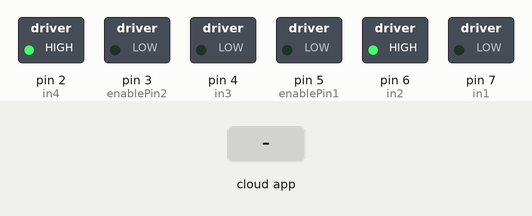
The sketch below on a simulated Arduino Uno, built with avr-gcc and run on an emulated ATmega328P. Shown: switched loads named in the sketch (green lamp = pin HIGH). The inputs (shaded band) are chosen by the test bench. The RemoteXY app is connected.

Above: at 1.2 s.
1.3 s: the phone or cloud app sets rightButton to 1
At 2.2 s:
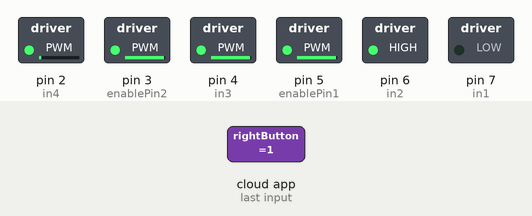
2.8 s: the phone or cloud app sets moveStick_y to -100
At 4.3 s:
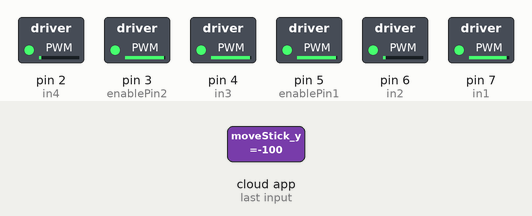
Timing chart, 0 to 4.4 s (numbered marks = the images above; inputs shaded):
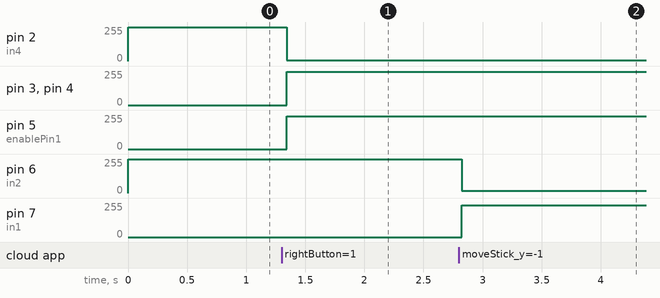

The sketch:

bluetooth.ino
```cpp
/*[bluetootht.ino]
 * This program uses RemoteXY to drive a car using bluetooth
 * @author Adrian and Derek
 * @version 1.0
 * Date: December 3rd, 2021
 */

//////////////////////////////////////////////
//        RemoteXY include library          //
//////////////////////////////////////////////

// RemoteXY select connection mode and include library
#define REMOTEXY_MODE__HARDSERIAL

#include <RemoteXY.h>

// RemoteXY connection settings
#define REMOTEXY_SERIAL Serial
#define REMOTEXY_SERIAL_SPEED 9600


// RemoteXY configurate
#pragma pack(push, 1)
uint8_t RemoteXY_CONF[] =
{ 255, 4, 0, 0, 0, 39, 0, 13, 13, 0,
  5, 32, 34, 23, 30, 30, 2, 26, 31, 1,
  0, 77, 7, 12, 12, 2, 31, 82, 105, 103,
  104, 116, 0, 1, 0, 11, 7, 12, 12, 2,
  31, 76, 101, 102, 116, 0
};

// this structure defines all the variables and events of your control interface
struct {

  // input variables
  int8_t moveStick_x; // =-100..100 x-coordinate joystick position
  int8_t moveStick_y; // =-100..100 y-coordinate joystick position
  uint8_t rightButton; // =1 if button pressed, else =0
  uint8_t leftButton; // =1 if button pressed, else =0

  // other variable
  uint8_t connect_flag;  // =1 if wire connected, else =0

} RemoteXY;
#pragma pack(pop)

/////////////////////////////////////////////
//           END RemoteXY include          //
/////////////////////////////////////////////
//Pin Setup Motor 1
int enablePin1 = 5;
int in1 = 7;
int in2 = 6;

//Pin Setup Motor 2
int enablePin2 = 3;
int in3 = 4;
int in4 = 2;


void setup()
{
  RemoteXY_Init ();

  // TODO you setup code

  //Motor pin set up
  pinMode(enablePin1, OUTPUT);
  pinMode(in1, OUTPUT);
  pinMode(in2, OUTPUT);
  pinMode(enablePin2, OUTPUT);
  pinMode(in3, OUTPUT);
  pinMode(in4, OUTPUT);

}

void loop()
{
  RemoteXY_Handler ();

  //move car forward first
  moveForward(RemoteXY.moveStick_y);

  //If left button is pressed, turn the car left
  if (RemoteXY.leftButton == 1) {
    turnLeft();
  } else if (RemoteXY.rightButton == 1) {   //If right button is pressed turn the car right
    turnRight();
  }

  if (RemoteXY.moveStick_y > 0) {     //If the stick is forward, move car forward
    moveForward(RemoteXY.moveStick_y);
  } else if (RemoteXY.moveStick_y < 0) {  //If stick is abckward, move car backward
    moveBackward(abs(RemoteXY.moveStick_y));
  }
  // TODO you loop code
  // use the RemoteXY structure for data transfer
  // do not call delay()

}

/*moveForward
 * This function moves the car forward at a specified speed
 * @param zoom The speed of the car
 */
void moveForward(int zoom) {
  analogWrite(enablePin1, zoom * 2.5);
  analogWrite(enablePin2, zoom * 2.5);
  digitalWrite(in1, LOW);
  digitalWrite(in2, HIGH);
  digitalWrite(in3, LOW);
  digitalWrite(in4, HIGH);
}

/*moveBackward
 * This function moves the car backward at a specified speed
 * @param zoom The speed of the car
 */
void moveBackward(int zoom) {
  analogWrite(enablePin1, zoom * 2.5);
  analogWrite(enablePin2, zoom * 2.5);
  digitalWrite(in1, HIGH);
  digitalWrite(in2, LOW);
  digitalWrite(in3, HIGH);
  digitalWrite(in4, LOW);
}

/*turnRight
 * This function turns the car right
 */
void turnRight() {
  analogWrite(enablePin1, 1023);
  analogWrite(enablePin2, 1023);
  digitalWrite(in1, LOW);
  digitalWrite(in2, HIGH);
  digitalWrite(in3, HIGH);
  digitalWrite(in4, LOW);
}

/*turnLeft
 * This function turns the car left
 */
void turnLeft() {
  analogWrite(enablePin1, 1023);
  analogWrite(enablePin2, 1023);
  digitalWrite(in1, HIGH);
  digitalWrite(in2, LOW);
  digitalWrite(in3, LOW);
  digitalWrite(in4, HIGH);
}
```

Measured:
- after the input at 1.3 s, pin 2 (in4): 255/255 → 6/255 at once; pin 3 (enablePin2), pin 4 (in3): 0/255 → 248/255 at once; pin 5 (enablePin1): 0/255 → 247/255 at once
- after the input at 2.8 s, pin 6 (in2): 255/255 → 16/255 at once; pin 7 (in1): 0/255 → 239/255 at once
